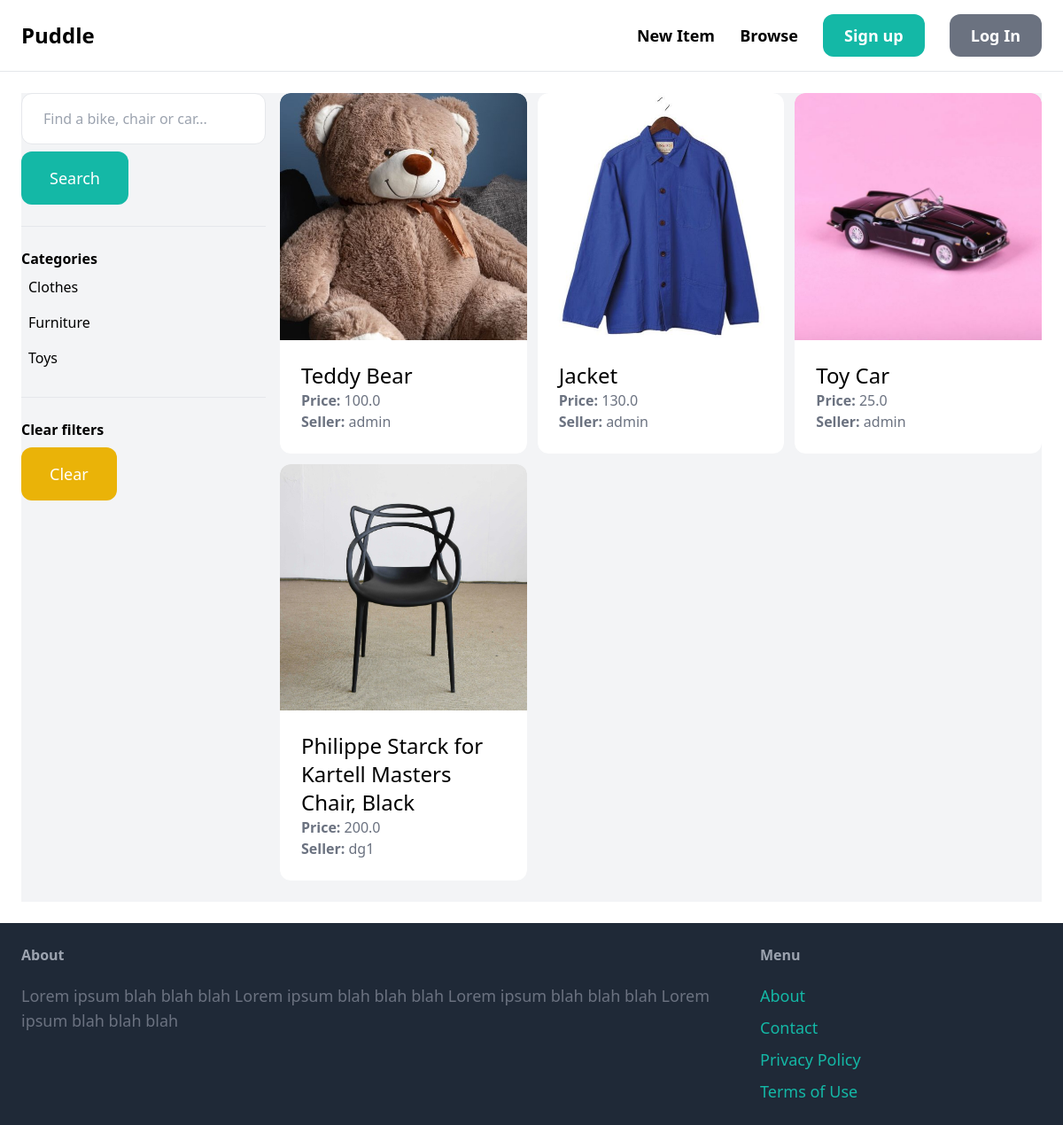
The app's page /items/ with its own data.
### item/models.py (models this page shows, shortened)
class Category(models.Model):
    name = models.CharField(max_length=255)
    class Meta:
        ordering = ['name',]
        verbose_name_plural = "Categories"

class Item(models.Model):
    category = models.ForeignKey(Category, related_name="items", on_delete=models.CASCADE)
    name = models.CharField(max_length=255)
    description = models.TextField(blank=True, null=True)
    price = models.FloatField()
    image = models.ImageField(upload_to='item_images/', blank=True, null=True)
    is_sold = models.BooleanField(default=False)
    created_at = models.DateTimeField(auto_now_add=True)
    created_by = models.ForeignKey(User, related_name="items", on_delete=models.CASCADE)

### item/views.py (the view)
# urls.py: path('', views.items, name='items'),
def items(request):
    query = request.GET.get('query', '')
    category_id = request.GET.get('category', 0)
    categories = Category.objects.all()
    items = Item.objects.filter(is_sold=False)
    if category_id:
        items = items.filter(category_id=category_id)
    if query:
        items = items.filter (Q(name__icontains=query) | Q(description__icontains=query))
    return render(request, 'item/items.html', {
        'items': items,
        'query': query,
        'categories': categories,
        'category_id': int(category_id),
    })

### item/templates/item/items.html (shortened to what this page needs)
{% extends 'core/base.html' %}
{% block content %}
<div class="pb-6 grid grid-cols-4 gap-4 bg-gray-100">
    <div class="col-span-1">
       <form method="get" action="{% url 'item:items' %}" >
        <input name="query" class="w-full py-4 px-6 border rounded-xl" type="text" value="{{ query}}" placeholder="Find a bike, chair or car...">
       <button class="mt-2 py-4 px-8 text-lg bg-teal-500 text-white rounded-xl hover:bg-teal-700">Search</button>
    </form>
    <hr class="my-6">
    <p class="font-semibold">Categories</p>
    <ul>
        {% for category in categories %}
        <li class="py-2 px-2 rounded-xl{% if category.id == category_id %} bg-gray-200{% endif %}">
        <a href="{% url 'item:items' %}?query={{ query }}&category={{ category.id }}">{{ category.name }}</a>
        </li>
        {% endfor %}
    </ul>
    <hr class="my-6">
    <p class="font-semibold">Clear filters</p>
    <ul>
      <li>
        <a href="{% url 'item:items' %}" class="mt-2 py-4 px-8 inline-block bg-yellow-500 text-lg rounded-xl text-white">Clear</a>
      </li>
    </ul>
        </div>
        <div class="col-span-3">
          <div class="grid grid-cols-3 gap-3">
    {% for item in items %}
      <div class="rounded-xl overflow-hidden"> <a href="{% url 'item:detail' item.id %}">
          <div>
            <img src="{{ item.image.url }}" class="rounded-t-xl">
          </div>
          <div class="p-6 bg-white rounded-b-xl">
            <h2 class="text-2xl">{{ item.name }}</h2>
            <p class="text-gray-500"><strong>Price:</strong> {{ item.price }}</p>
            <p class="text-gray-500"><strong>Seller:</strong> {{ item.created_by.username }}</p>
          </div>
        </a>
      </div>
   {% endfor %}
    </div>
    </div>
</div>
{% endblock %}

### records on screen
Category: name "Clothes"
Category: name "Furniture"
Category: name "Toys"
Item: image (picture), name "Teddy Bear", price "100.0", created_by.username "admin"
Item: image (picture), name "Jacket", price "130.0", created_by.username "admin"
Item: image (picture), name "Toy Car", price "25.0", created_by.username "admin"
Item: image (picture), name "Philippe Starck for Kartell Masters Chair, Black", price "200.0", created_by.username "dg1"
